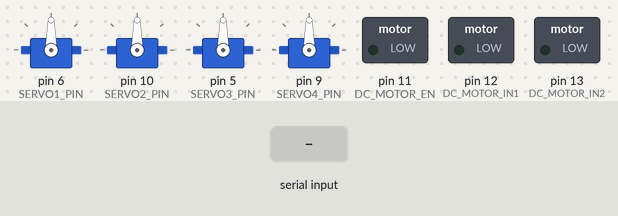
The sketch below on a simulated Arduino Uno, built with avr-gcc and run on an emulated ATmega328P. On the bench: 4 × servo, switched loads named in the sketch (green lamp = pin HIGH). The inputs (shaded band) are chosen by the test bench. What the sketch prints to the serial monitor is not drawn.

Above: at 1.3 s.
1.4 s: "MD\n" received over Serial
At 2.3 s:
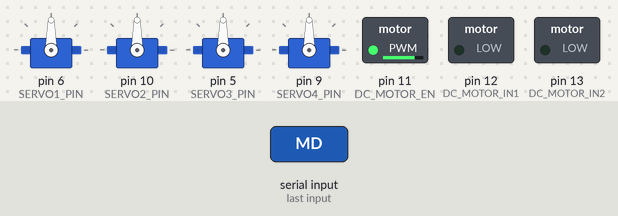
2.9 s: "A,45\n" received over Serial
At 3.6 s:
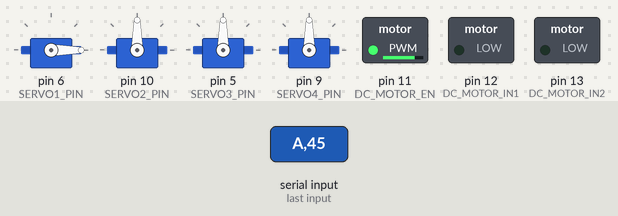
4.4 s: "A90\n" received over Serial
At 4.7 s:
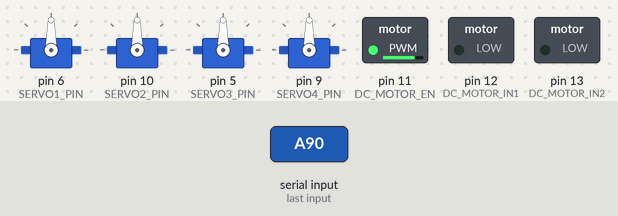
5.9 s: "a,45\n" received over Serial
At 7.0 s:
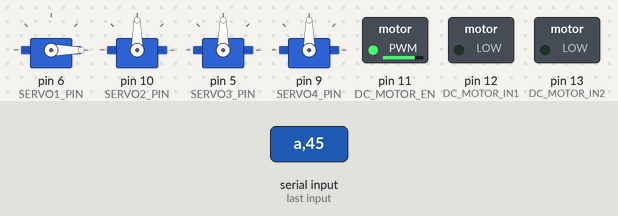
Timing chart, 0 to 8.4 s (numbered marks = the images above; inputs shaded):
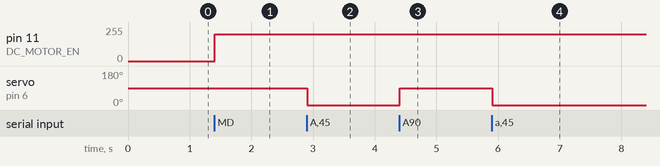

The sketch:

arm.ino
```cpp
/*
  Robotic Arm Controller - SMOOTH MULTI SERVO MOVEMENT + Single Angle Mode
  Works with Python Serial Interface (Linux Compatible)
*/

#include <Servo.h>

#define SERVO1_MIN_US 500
#define SERVO1_MAX_US 2450
#define SERVO2_MIN_US 620
#define SERVO2_MAX_US 1950
#define SERVO3_MIN_US 500
#define SERVO3_MAX_US 2490
#define SERVO4_MIN_US 500
#define SERVO4_MAX_US 2490

#define SERVO1_PIN 6
#define SERVO2_PIN 10
#define SERVO3_PIN 5
#define SERVO4_PIN 9
#define DC_MOTOR_EN 11
#define DC_MOTOR_IN1 12
#define DC_MOTOR_IN2 13

Servo servo1, servo2, servo3, servo4;

int g_servo1Pos = 90;
int g_servo2Pos = 90;
int g_servo3Pos = 90;
int g_servo4Pos = 90;

int g_dcMotorDirection = 0;

String inputString = "";
bool stringComplete = false;

void setup() {
  Serial.begin(9600);
  servo1.attach(SERVO1_PIN, SERVO1_MIN_US, SERVO1_MAX_US);
  servo2.attach(SERVO2_PIN, SERVO2_MIN_US, SERVO2_MAX_US);
  servo3.attach(SERVO3_PIN, SERVO3_MIN_US, SERVO3_MAX_US);
  servo4.attach(SERVO4_PIN, SERVO4_MIN_US, SERVO4_MAX_US);

  pinMode(DC_MOTOR_EN, OUTPUT);
  pinMode(DC_MOTOR_IN1, OUTPUT);
  pinMode(DC_MOTOR_IN2, OUTPUT);

  controlDCMotor(0, 0);

  Serial.println("=== Robotic Arm Controller Ready ===");
  Serial.println("Commands:");
  Serial.println("  S a1 a2 a3 a4 [delay]");
  Serial.println("  A angle (single servo1 test)");
  Serial.println("  MD dir (1=fwd, 2=rev, 0=stop)");
  Serial.println("  M speed (0–255)");
  Serial.println("  MSTOP");
}

void loop() {
  if (stringComplete) {
    processInput(inputString);
    inputString = "";
    stringComplete = false;
  }
}

void serialEvent() {
  while (Serial.available()) {
    char inChar = (char)Serial.read();
    if (inChar == '\n') {
      stringComplete = true;
    } else {
      inputString += inChar;
    }
  }
}

void processInput(String input) {
  input.trim();
  if (input.length() == 0) return;

  if (input.startsWith("S") || input.startsWith("s")) {
    int a1, a2, a3, a4, delayMs = 1;
    int numArgs = sscanf(input.c_str(), "%*s %d %d %d %d %d", &a1, &a2, &a3, &a4, &delayMs);
    if (numArgs < 4) {
      Serial.println("Error: Need 4 angles (S a1 a2 a3 a4 [delay])");
      return;
    }
    moveAllServosSmooth(a1, a2, a3, a4, delayMs);
  }

  else if (input.startsWith("A") || input.startsWith("a")) {
    int angle = input.substring(1).toInt();
    angle = constrain(angle, 0, 180);
    servo1.write(angle);
    g_servo1Pos = angle;
    Serial.print("Servo1 Angle Set to: ");
    Serial.println(angle);
  }

  else if (input.startsWith("MD") || input.startsWith("md")) {
    int dir = input.substring(3).toInt();
    g_dcMotorDirection = dir;
    controlDCMotor(dir, 200);
    Serial.print("Motor dir set to ");
    Serial.println(dir);
  }

  else if (input.startsWith("M ") || input.startsWith("m ")) {
    int speed = input.substring(2).toInt();
    controlDCMotor(g_dcMotorDirection, speed);
    Serial.print("Motor speed set to ");
    Serial.println(speed);
  }

  else if (input.equalsIgnoreCase("MSTOP")) {
    controlDCMotor(0, 0);
    Serial.println("Motor STOP");
  }

  else {
    Serial.print("Unknown command: ");
    Serial.println(input);
  }
}

void moveAllServosSmooth(int t1, int t2, int t3, int t4, int delayMs) {
  t1 = constrain(t1, 0, 180);
  t2 = constrain(180-t2, 0, 180);
  t3 = constrain(180-t3, 0, 180);
  t4 = constrain(t4, 0, 180);
  delayMs = constrain(delayMs, 1, 100);

  int maxDiff = max(max(abs(t1 - g_servo1Pos), abs(t2 - g_servo2Pos)),
                    max(abs(t3 - g_servo3Pos), abs(t4 - g_servo4Pos)));

  for (int i = 0; i <= maxDiff; i++) {
    if (g_servo1Pos != t1) g_servo1Pos += (t1 > g_servo1Pos) ? 1 : -1;
    if (g_servo2Pos != t2) g_servo2Pos += (t2 > g_servo2Pos) ? 1 : -1;
    if (g_servo3Pos != t3) g_servo3Pos += (t3 > g_servo3Pos) ? 1 : -1;
    if (g_servo4Pos != t4) g_servo4Pos += (t4 > g_servo4Pos) ? 1 : -1;

    servo1.write(g_servo1Pos);
    servo2.write(g_servo2Pos);
    servo3.write(g_servo3Pos);
    servo4.write(g_servo4Pos);
    delay(delayMs);
  }
  Serial.println("Servos reached targets.");
}

void controlDCMotor(int dir, int speed) {
  speed = constrain(speed, 0, 255);
  if (dir == 1) {
    digitalWrite(DC_MOTOR_IN1, HIGH);
    digitalWrite(DC_MOTOR_IN2, LOW);
  } else if (dir == 2) {
    digitalWrite(DC_MOTOR_IN1, LOW);
    digitalWrite(DC_MOTOR_IN2, HIGH);
  } else {
    digitalWrite(DC_MOTOR_IN1, LOW);
    digitalWrite(DC_MOTOR_IN2, LOW);
  }
  analogWrite(DC_MOTOR_EN, speed);
}
```

Measured:
- after the input at 1.4 s, pin 11 (DC_MOTOR_EN): 0/255 → 200/255 at once
- after the input at 2.9 s, servo on pin 6 (SERVO1_PIN): 90° → 0° at once
- after the input at 4.4 s, servo on pin 6 (SERVO1_PIN): 0° → 90° at once
- after the input at 5.9 s, servo on pin 6 (SERVO1_PIN): 90° → 0° at once
